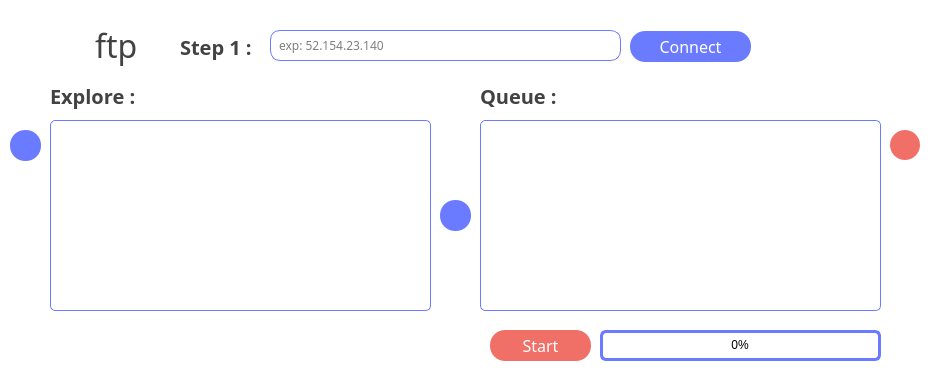
    <widget class="QWidget" name="ftpTab">
     <property name="enabled">
      <bool>true</bool>
     </property>
     <property name="styleSheet">
      <string notr="true">background-color:#ffffff;
border-top-left-radius:30px;
border-top-right-radius:30px;
border:none;</string>
     </property>
     <attribute name="icon">
      <iconset resource="resources.qrc">
       <normaloff>:/tab-icons/ftp-icon.png</normaloff>:/tab-icons/ftp-icon.png</iconset>
     </attribute>
     <attribute name="title">
      <string>FTP</string>
     </attribute>
     <widget class="QPushButton" name="ftpStartQueueButton">
      <property name="enabled">
       <bool>true</bool>
      </property>
      <property name="geometry">
       <rect>
        <x>490</x>
        <y>330</y>
        <width>101</width>
        <height>31</height>
       </rect>
      </property>
      <property name="maximumSize">
       <size>
        <width>16777215</width>
        <height>16777215</height>
       </size>
      </property>
      <property name="font">
       <font>
        <family>Poppins</family>
        <pointsize>12</pointsize>
       </font>
      </property>
      <property name="focusPolicy">
       <enum>Qt::StrongFocus</enum>
      </property>
      <property name="acceptDrops">
       <bool>false</bool>
      </property>
      <property name="autoFillBackground">
       <bool>false</bool>
      </property>
      <property name="styleSheet">
       <string notr="true">
QPushButton{background:#f07067;
border-radius:15px;
color:white;}
QPushButton:enabled{background:#f07067;}
QPushButton:hover{background:rgb(255, 116, 109);}
QPushButton:pressed {background:rgb(221, 101, 94);}</string>
      </property>
      <property name="text">
       <string>Start</string>
      </property>
      <property name="icon">
       <iconset resource="resources.qrc">
        <normaloff>:/button-icons/start-button.png</normaloff>:/button-icons/start-button.png</iconset>
      </property>
      <property name="iconSize">
       <size>
        <width>30</width>
        <height>24</height>
       </size>
      </property>
      <property name="checkable">
       <bool>false</bool>
      </property>
      <property name="default">
       <bool>false</bool>
      </property>
      <property name="flat">
       <bool>false</bool>
      </property>
     </widget>
     <widget class="QLabel" name="ftpStepOneLabel">
      <property name="geometry">
       <rect>
        <x>180</x>
        <y>31</y>
        <width>91</width>
        <height>31</height>
       </rect>
      </property>
      <property name="font">
       <font>
        <family>Poppins</family>
        <pointsize>15</pointsize>
        <weight>75</weight>
        <bold>true</bold>
       </font>
      </property>
      <property name="styleSheet">
       <string notr="true">color:#424242;</string>
      </property>
      <property name="frameShadow">
       <enum>QFrame::Plain</enum>
      </property>
      <property name="text">
       <string>Step 1 :</string>
      </property>
      <property name="textFormat">
       <enum>Qt::AutoText</enum>
      </property>
      <property name="scaledContents">
       <bool>false</bool>
      </property>
      <property name="alignment">
       <set>Qt::AlignLeading|Qt::AlignLeft|Qt::AlignVCenter</set>
      </property>
     </widget>
     <widget class="QLabel" name="ftpConnectStatusLabel">
      <property name="enabled">
       <bool>false</bool>
      </property>
      <property name="geometry">
       <rect>
        <x>760</x>
        <y>31</y>
        <width>30</width>
        <height>31</height>
       </rect>
      </property>
      <property name="font">
       <font>
        <family>Poppins</family>
        <pointsize>18</pointsize>
        <weight>75</weight>
        <bold>true</bold>
       </font>
      </property>
      <property name="styleSheet">
       <string notr="true">color:#424242;</string>
      </property>
      <property name="frameShadow">
       <enum>QFrame::Plain</enum>
      </property>
      <property name="text">
       <string/>
      </property>
      <property name="textFormat">
       <enum>Qt::AutoText</enum>
      </property>
      <property name="pixmap">
       <pixmap resource="resources.qrc">:/button-icons/success-label.png</pixmap>
      </property>
      <property name="scaledContents">
       <bool>true</bool>
      </property>
      <property name="alignment">
       <set>Qt::AlignLeading|Qt::AlignLeft|Qt::AlignVCenter</set>
      </property>
     </widget>
     <widget class="QProgressBar" name="ftpProgressBar">
      <property name="geometry">
       <rect>
        <x>600</x>
        <y>330</y>
        <width>281</width>
        <height>31</height>
       </rect>
      </property>
      <property name="autoFillBackground">
       <bool>false</bool>
      </property>
      <property name="styleSheet">
       <string notr="true">QProgressBar{
border:3px solid #6a7bff;
border-radius:6px;
}
QProgressBar::chunk{
background-color:#6a7bff;
}</string>
      </property>
      <property name="value">
       <number>0</number>
      </property>
      <property name="alignment">
       <set>Qt::AlignCenter</set>
      </property>
      <property name="textVisible">
       <bool>true</bool>
      </property>
      <property name="orientation">
       <enum>Qt::Horizontal</enum>
      </property>
      <property name="invertedAppearance">
       <bool>false</bool>
      </property>
      <property name="textDirection">
       <enum>QProgressBar::TopToBottom</enum>
      </property>
     </widget>
     <widget class="QLabel" name="ftpTitleTextLabel">
      <property name="geometry">
       <rect>
        <x>95</x>
        <y>10</y>
        <width>81</width>
        <height>71</height>
       </rect>
      </property>
      <property name="font">
       <font>
        <family>Poppins</family>
        <pointsize>24</pointsize>
        <weight>50</weight>
        <bold>false</bold>
       </font>
      </property>
      <property name="styleSheet">
       <string notr="true">color:#424242;</string>
      </property>
      <property name="frameShadow">
       <enum>QFrame::Plain</enum>
      </property>
      <property name="text">
       <string>ftp</string>
      </property>
      <property name="textFormat">
       <enum>Qt::AutoText</enum>
      </property>
      <property name="scaledContents">
       <bool>true</bool>
      </property>
      <property name="alignment">
       <set>Qt::AlignLeading|Qt::AlignLeft|Qt::AlignVCenter</set>
      </property>
     </widget>
     <widget class="QPushButton" name="ftpRemoveFromQueueButton">
      <property name="enabled">
       <bool>true</bool>
      </property>
      <property name="geometry">
       <rect>
        <x>890</x>
        <y>130</y>
        <width>30</width>
        <height>30</height>
       </rect>
      </property>
      <property name="font">
       <font>
        <family>Poppins</family>
        <pointsize>18</pointsize>
        <weight>50</weight>
        <bold>false</bold>
       </font>
      </property>
      <property name="focusPolicy">
       <enum>Qt::StrongFocus</enum>
      </property>
      <property name="acceptDrops">
       <bool>false</bool>
      </property>
      <property name="autoFillBackground">
       <bool>false</bool>
      </property>
      <property name="styleSheet">
       <string notr="true">
QPushButton{background:#f07067;
border-radius:15px;
color:white;
text-align:center;}
QPushButton:enabled{background:#f07067;}
QPushButton:hover{background:rgb(255, 116, 109);}
QPushButton:pressed {background:rgb(221, 101, 94);}</string>
      </property>
      <property name="text">
       <string/>
      </property>
      <property name="icon">
       <iconset resource="resources.qrc">
        <normaloff>:/button-icons/remove-button.png</normaloff>:/button-icons/remove-button.png</iconset>
      </property>
      <property name="iconSize">
       <size>
        <width>30</width>
        <height>30</height>
       </size>
      </property>
      <property name="checkable">
       <bool>false</bool>
      </property>
      <property name="default">
       <bool>false</bool>
      </property>
      <property name="flat">
       <bool>false</bool>
      </property>
     </widget>
     <widget class="QPushButton" name="ftpConnectButton">
      <property name="enabled">
       <bool>true</bool>
      </property>
      <property name="geometry">
       <rect>
        <x>630</x>
        <y>31</y>
        <width>121</width>
        <height>31</height>
       </rect>
      </property>
      <property name="font">
       <font>
        <family>Poppins</family>
        <pointsize>12</pointsize>
       </font>
      </property>
      <property name="focusPolicy">
       <enum>Qt::StrongFocus</enum>
      </property>
      <property name="acceptDrops">
       <bool>false</bool>
      </property>
      <property name="autoFillBackground">
       <bool>false</bool>
      </property>
      <property name="styleSheet">
       <string notr="true">
QPushButton{background:#6a7bff;
border-radius:15px;
color:white;}
QPushButton:enabled{background:#6a7bff;}
QPushButton:hover{background:#919dff;}
QPushButton:pressed {background:#465bff;}</string>
      </property>
      <property name="text">
       <string>Connect</string>
      </property>
      <property name="icon">
       <iconset resource="resources.qrc">
        <normaloff>:/button-icons/login-button.png</normaloff>:/button-icons/login-button.png</iconset>
      </property>
      <property name="iconSize">
       <size>
        <width>30</width>
        <height>27</height>
       </size>
      </property>
      <property name="checkable">
       <bool>false</bool>
      </property>
      <property name="default">
       <bool>false</bool>
      </property>
      <property name="flat">
       <bool>false</bool>
      </property>
     </widget>
     <widget class="QLabel" name="ftpTitleIconLabel">
      <property name="geometry">
       <rect>
        <x>35</x>
        <y>20</y>
        <width>51</width>
        <height>51</height>
       </rect>
      </property>
      <property name="text">
       <string/>
      </property>
      <property name="pixmap">
       <pixmap resource="resources.qrc">:/tab-icons/ftp-icon.png</pixmap>
      </property>
      <property name="scaledContents">
       <bool>true</bool>
      </property>
     </widget>
     <widget class="QListView" name="ftpQueueListView">
      <property name="geometry">
       <rect>
        <x>480</x>
        <y>120</y>
        <width>401</width>
        <height>191</height>
       </rect>
      </property>
      <property name="styleSheet">
       <string notr="true">QListView{
show-decoration-selected: 1; 
border:1px solid #6a7bff;
border-radius:5px;
}

QListView::item:selected {
   background:#6a7bff;
color:white;
}


QListView::item:hover {
    background: #919dff;
color:white;
}</string>
      </property>
      <property name="horizontalScrollBarPolicy">
       <enum>Qt::ScrollBarAlwaysOff</enum>
      </property>
      <property name="tabKeyNavigation">
       <bool>true</bool>
      </property>
      <property name="showDropIndicator" stdset="0">
       <bool>false</bool>
      </property>
      <property name="selectionBehavior">
       <enum>QAbstractItemView::SelectItems</enum>
      </property>
     </widget>
     <widget class="QPushButton" name="ftpAddToQueueButton">
      <property name="enabled">
       <bool>true</bool>
      </property>
      <property name="geometry">
       <rect>
        <x>440</x>
        <y>200</y>
        <width>31</width>
        <height>31</height>
       </rect>
      </property>
      <property name="font">
       <font>
        <family>Poppins</family>
        <pointsize>12</pointsize>
       </font>
      </property>
      <property name="focusPolicy">
       <enum>Qt::StrongFocus</enum>
      </property>
      <property name="acceptDrops">
       <bool>false</bool>
      </property>
      <property name="autoFillBackground">
       <bool>false</bool>
      </property>
      <property name="styleSheet">
       <string notr="true">
QPushButton{background:#6a7bff;
border-radius:15px;
color:white;}
QPushButton:enabled{background:#6a7bff;}
QPushButton:hover{background:rgb(145, 157, 255);}
QPushButton:pressed {background:#465bff;}</string>
      </property>
      <property name="text">
       <string/>
      </property>
      <property name="icon">
       <iconset resource="resources.qrc">
        <normaloff>:/button-icons/add-button.png</normaloff>:/button-icons/add-button.png</iconset>
      </property>
      <property name="iconSize">
       <size>
        <width>30</width>
        <height>27</height>
       </size>
      </property>
      <property name="checkable">
       <bool>false</bool>
      </property>
      <property name="default">
       <bool>false</bool>
      </property>
      <property name="flat">
       <bool>false</bool>
      </property>
     </widget>
     <widget class="QLabel" name="ftpQueueLabel">
      <property name="geometry">
       <rect>
        <x>480</x>
        <y>80</y>
        <width>181</width>
        <height>31</height>
       </rect>
      </property>
      <property name="font">
       <font>
        <family>Poppins</family>
        <pointsize>15</pointsize>
        <weight>75</weight>
        <bold>true</bold>
       </font>
      </property>
      <property name="styleSheet">
       <string notr="true">color:#424242;</string>
      </property>
      <property name="frameShadow">
       <enum>QFrame::Plain</enum>
      </property>
      <property name="text">
       <string>Queue :</string>
      </property>
      <property name="textFormat">
       <enum>Qt::AutoText</enum>
      </property>
      <property name="scaledContents">
       <bool>false</bool>
      </property>
      <property name="alignment">
       <set>Qt::AlignLeading|Qt::AlignLeft|Qt::AlignVCenter</set>
      </property>
     </widget>
     <widget class="QLineEdit" name="ftpAddressInput">
      <property name="geometry">
       <rect>
        <x>270</x>
        <y>30</y>
        <width>351</width>
        <height>31</height>
       </rect>
      </property>
      <property name="font">
       <font>
        <family>Poppins</family>
        <pointsize>9</pointsize>
       </font>
      </property>
      <property name="styleSheet">
       <string notr="true">border:1px solid #6a7bff;border-radius:10px;padding:3px 6px;</string>
      </property>
      <property name="inputMask">
       <string/>
      </property>
      <property name="cursorPosition">
       <number>0</number>
      </property>
      <property name="placeholderText">
       <string>exp: 52.154.23.140</string>
      </property>
      <property name="cursorMoveStyle">
       <enum>Qt::LogicalMoveStyle</enum>
      </property>
     </widget>
     <widget class="QLabel" name="ftpExploreLabel">
      <property name="geometry">
       <rect>
        <x>50</x>
        <y>80</y>
        <width>181</width>
        <height>31</height>
       </rect>
      </property>
      <property name="font">
       <font>
        <family>Poppins</family>
        <pointsize>15</pointsize>
        <weight>75</weight>
        <bold>true</bold>
       </font>
      </property>
      <property name="styleSheet">
       <string notr="true">color:#424242;</string>
      </property>
      <property name="frameShadow">
       <enum>QFrame::Plain</enum>
      </property>
      <property name="text">
       <string>Explore :</string>
      </property>
      <property name="textFormat">
       <enum>Qt::AutoText</enum>
      </property>
      <property name="scaledContents">
       <bool>false</bool>
      </property>
      <property name="alignment">
       <set>Qt::AlignLeading|Qt::AlignLeft|Qt::AlignVCenter</set>
      </property>
     </widget>
     <widget class="QPushButton" name="ftpBackDirectoryButton">
      <property name="enabled">
       <bool>true</bool>
      </property>
      <property name="geometry">
       <rect>
        <x>10</x>
        <y>130</y>
        <width>31</width>
        <height>31</height>
       </rect>
      </property>
      <property name="font">
       <font>
        <family>Poppins</family>
        <pointsize>12</pointsize>
       </font>
      </property>
      <property name="focusPolicy">
       <enum>Qt::StrongFocus</enum>
      </property>
      <property name="acceptDrops">
       <bool>false</bool>
      </property>
      <property name="autoFillBackground">
       <bool>false</bool>
      </property>
      <property name="styleSheet">
       <string notr="true">
QPushButton{background:#6a7bff;
border-radius:15px;
color:white;}
QPushButton:enabled{background:#6a7bff;}
QPushButton:hover{background:rgb(145, 157, 255);}
QPushButton:pressed {background:#465bff;}</string>
      </property>
      <property name="text">
       <string/>
      </property>
      <property name="icon">
       <iconset resource="resources.qrc">
        <normaloff>:/button-icons/back-button.png</normaloff>:/button-icons/back-button.png</iconset>
      </property>
      <property name="iconSize">
       <size>
        <width>30</width>
        <height>27</height>
       </size>
      </property>
      <property name="shortcut">
       <string>Ctrl+B</string>
      </property>
      <property name="checkable">
       <bool>false</bool>
      </property>
      <property name="default">
       <bool>false</bool>
      </property>
      <property name="flat">
       <bool>false</bool>
      </property>
     </widget>
     <widget class="QListView" name="ftpExplorListView">
      <property name="geometry">
       <rect>
        <x>50</x>
        <y>120</y>
        <width>381</width>
        <height>191</height>
       </rect>
      </property>
      <property name="styleSheet">
       <string notr="true">QListView{
show-decoration-selected: 1; 
border:1px solid #6a7bff;
border-radius:5px;
}

QListView::item:selected {
   background:#6a7bff;
color:white;
}


QListView::item:hover {
    background: #919dff;
color:white;
}</string>
      </property>
      <property name="horizontalScrollBarPolicy">
       <enum>Qt::ScrollBarAlwaysOff</enum>
      </property>
      <property name="tabKeyNavigation">
       <bool>true</bool>
      </property>
      <property name="showDropIndicator" stdset="0">
       <bool>false</bool>
      </property>
      <property name="selectionBehavior">
       <enum>QAbstractItemView::SelectItems</enum>
      </property>
     </widget>
    </widget>
